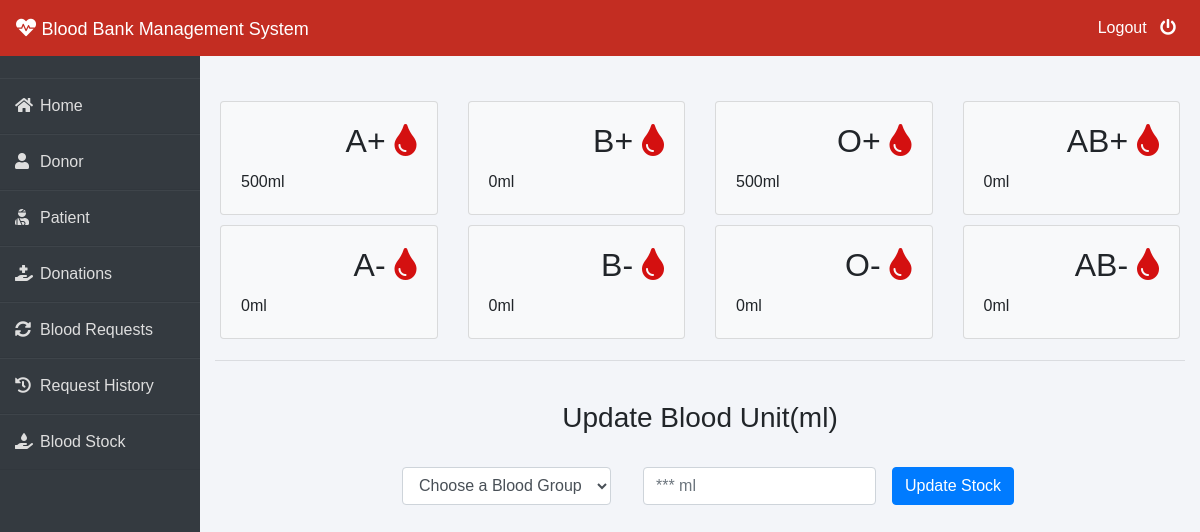
/admin-blood (signed in), run on the app's committed database.
### blood/models.py (models this page shows, shortened)
class Stock(models.Model):
    bloodgroup=models.CharField(max_length=10)
    unit=models.PositiveIntegerField(default=0)

### blood/views.py (the view, shortened to what this page needs)
# urls.py: path('admin-blood', views.admin_blood_view,name='admin-blood'),
@login_required(login_url='adminlogin')
def admin_blood_view(request):
    dict={
        'bloodForm':forms.BloodForm(),
        'A1':models.Stock.objects.get(bloodgroup="A+"),
        'A2':models.Stock.objects.get(bloodgroup="A-"),
        'B1':models.Stock.objects.get(bloodgroup="B+"),
        'B2':models.Stock.objects.get(bloodgroup="B-"),
        'AB1':models.Stock.objects.get(bloodgroup="AB+"),
        'AB2':models.Stock.objects.get(bloodgroup="AB-"),
        'O1':models.Stock.objects.get(bloodgroup="O+"),
        'O2':models.Stock.objects.get(bloodgroup="O-"),
    }
    return render(request,'blood/admin_blood.html',context=dict)

### blood/forms.py
class BloodForm(forms.ModelForm):
    class Meta:
        model=models.Stock
        fields=['bloodgroup','unit']

### templates/blood/admin_blood.html (shortened to what this page needs)
{% extends 'blood/adminbase.html' %}
{% block content %}
{% load widget_tweaks %}
<br><br>
<div class="container">
    <div class="row">
      <div class="col-sm-3">
        <div class="card bg-light">
          <div class="card-body">
              <div class="blood">
                  <h2>A+ <i class="fas fa-tint"></i></h2>
              </div><br><br>
              <div>
                  {{A1.unit}}ml
              </div>
          </div>
        </div>
      </div>
      <div class="col-sm-3">
          <div class="card bg-light">
              <div class="card-body">
                  <div class="blood">
                      <h2>B+ <i class="fas fa-tint"></i></h2>
                  </div><br><br>
                  <div>
                    {{B1.unit}}ml
                  </div>
              </div>
            </div>
      </div>
      <div class="col-sm-3">
          <div class="card bg-light">
              <div class="card-body">
                  <div class="blood">
                      <h2>O+ <i class="fas fa-tint"></i></h2>
                  </div><br><br>
                  <div>
                    {{O1.unit}}ml
                  </div>
              </div>
            </div>
        </div>
        <div class="col-sm-3">
          <div class="card bg-light">
              <div class="card-body">
                  <div class="blood">
                      <h2>AB+ <i class="fas fa-tint"></i></h2>
                  </div><br><br>
                  <div>
                    {{AB1.unit}}ml
                  </div>
              </div>
            </div>
        </div>
    </div>
    <div class="row">
      <div class="col-sm-3">
        <div class="card bg-light">
          <div class="card-body">
              <div class="blood">
                  <h2>A- <i class="fas fa-tint"></i></h2>
              </div><br><br>
              <div>
                {{A2.unit}}ml
              </div>
          </div>
        </div>
      </div>
      <div class="col-sm-3">
          <div class="card bg-light">
              <div class="card-body">
                  <div class="blood">
                      <h2>B- <i class="fas fa-tint"></i></h2>
                  </div><br><br>
                  <div>
                    {{B2.unit}}ml
                  </div>
              </div>
            </div>
      </div>
      <div class="col-sm-3">
          <div class="card bg-light">
              <div class="card-body">
                  <div class="blood">
                      <h2>O- <i class="fas fa-tint"></i></h2>
                  </div><br><br>
                  <div>
                    {{O2.unit}}ml
                  </div>
              </div>
            </div>
        </div>
        <div class="col-sm-3">
          <div class="card bg-light">
              <div class="card-body">
                  <div class="blood">
                      <h2>AB- <i class="fas fa-tint"></i></h2>
                  </div><br><br>
                  <div>
                    {{AB2.unit}}ml
                  </div>
              </div>
            </div>
        </div>
    </div>
<hr>
<br>
<h3 class="text-center">Update Blood Unit(ml)</h3><br>
<div class="xyz">
    <form class="form-inline" method="POST">
        <div class="form-group mx-sm-3 mb-6">
            <select name="bloodgroup" class="form-control">
                <option disabled="disabled" selected="selected">Choose a Blood Group</option>
            </select>
          </div>
        <div class="form-group mx-sm-3 mb-6">
          <input type="number" class="form-control" name="unit" placeholder="*** ml">
        </div>
        <button type="submit" class="btn btn-primary">Update Stock</button>
      </form>
</div>
</div>
{% endblock content %}

### templates/blood/adminbase.html (style rules this page uses)
.row { padding: 5px; }
.fa-tint { color: #d41010 }
.blood { float: right; }
.xyz { color: blue; font-size: 3ex; }
* { margin: 0; padding: 0; box-sizing: border-box; list-style: none; text-decoration: none; font-family: 'Josefin Sans', sans-serif; }
body { background-color: #f3f5f9; }

### templates/blood/admin_blood.html (style rules this page uses)
.xyz { display: table; margin-right: auto; margin-left: auto; }

### data on the page
Stock: unit "500"
Stock: unit "0"
Stock: unit "500"
Stock: unit "0"
Stock: unit "0"
Stock: unit "0"
Stock: unit "0"
Stock: unit "0"
